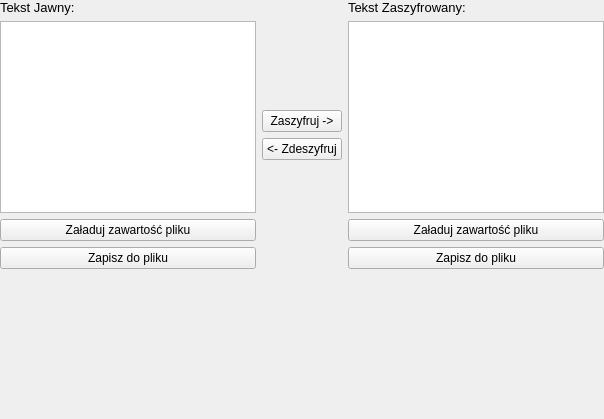
             <widget class="QWidget" name="rsa_normalMode_page">
              <layout class="QVBoxLayout" name="verticalLayout_15" stretch="1,0">
               <property name="leftMargin">
                <number>0</number>
               </property>
               <property name="topMargin">
                <number>0</number>
               </property>
               <property name="rightMargin">
                <number>0</number>
               </property>
               <property name="bottomMargin">
                <number>0</number>
               </property>
               <item>
                <layout class="QHBoxLayout" name="horizontalLayout_14">
                 <item>
                  <layout class="QVBoxLayout" name="verticalLayout_13" stretch="0,1,0,0">
                   <item>
                    <widget class="QLabel" name="label_39">
                     <property name="font">
                      <font>
                       <pointsize>10</pointsize>
                      </font>
                     </property>
                     <property name="text">
                      <string>Tekst Jawny:</string>
                     </property>
                    </widget>
                   </item>
                   <item>
                    <widget class="QTextEdit" name="rsa_plainText">
                     <property name="minimumSize">
                      <size>
                       <width>0</width>
                       <height>0</height>
                      </size>
                     </property>
                     <property name="maximumSize">
                      <size>
                       <width>16777215</width>
                       <height>16777215</height>
                      </size>
                     </property>
                     <property name="font">
                      <font>
                       <pointsize>10</pointsize>
                      </font>
                     </property>
                     <property name="readOnly">
                      <bool>false</bool>
                     </property>
                    </widget>
                   </item>
                   <item>
                    <widget class="QPushButton" name="rsa_plainText_input_file">
                     <property name="text">
                      <string>Załaduj zawartość pliku</string>
                     </property>
                    </widget>
                   </item>
                   <item>
                    <widget class="QPushButton" name="rsa_plainText_save">
                     <property name="text">
                      <string>Zapisz do pliku</string>
                     </property>
                    </widget>
                   </item>
                  </layout>
                 </item>
                 <item>
                  <layout class="QVBoxLayout" name="verticalLayout_3">
                   <item>
                    <spacer name="verticalSpacer_11">
                     <property name="orientation">
                      <enum>Qt::Orientation::Vertical</enum>
                     </property>
                     <property name="sizeHint" stdset="0">
                      <size>
                       <width>20</width>
                       <height>40</height>
                      </size>
                     </property>
                    </spacer>
                   </item>
                   <item>
                    <widget class="QPushButton" name="rsa_cipher_button">
                     <property name="text">
                      <string>Zaszyfruj -&gt;</string>
                     </property>
                    </widget>
                   </item>
                   <item>
                    <widget class="QPushButton" name="rsa_decipher_button">
                     <property name="text">
                      <string>&lt;- Zdeszyfruj</string>
                     </property>
                    </widget>
                   </item>
                   <item>
                    <spacer name="verticalSpacer_13">
                     <property name="orientation">
                      <enum>Qt::Orientation::Vertical</enum>
                     </property>
                     <property name="sizeHint" stdset="0">
                      <size>
                       <width>20</width>
                       <height>40</height>
                      </size>
                     </property>
                    </spacer>
                   </item>
                  </layout>
                 </item>
                 <item>
                  <layout class="QVBoxLayout" name="verticalLayout_14" stretch="0,1,0,0">
                   <item>
                    <widget class="QLabel" name="label_40">
                     <property name="font">
                      <font>
                       <pointsize>10</pointsize>
                      </font>
                     </property>
                     <property name="text">
                      <string>Tekst Zaszyfrowany:</string>
                     </property>
                    </widget>
                   </item>
                   <item>
                    <widget class="QTextEdit" name="rsa_cipherText">
                     <property name="maximumSize">
                      <size>
                       <width>16777215</width>
                       <height>16777215</height>
                      </size>
                     </property>
                     <property name="font">
                      <font>
                       <pointsize>10</pointsize>
                      </font>
                     </property>
                     <property name="readOnly">
                      <bool>false</bool>
                     </property>
                    </widget>
                   </item>
                   <item>
                    <widget class="QPushButton" name="rsa_cipherText_input_file">
                     <property name="text">
                      <string>Załaduj zawartość pliku</string>
                     </property>
                    </widget>
                   </item>
                   <item>
                    <widget class="QPushButton" name="rsa_cipherText_save">
                     <property name="text">
                      <string>Zapisz do pliku</string>
                     </property>
                    </widget>
                   </item>
                  </layout>
                 </item>
                </layout>
               </item>
               <item>
                <spacer name="verticalSpacer_14">
                 <property name="orientation">
                  <enum>Qt::Orientation::Vertical</enum>
                 </property>
                 <property name="sizeType">
                  <enum>QSizePolicy::Policy::Expanding</enum>
                 </property>
                 <property name="sizeHint" stdset="0">
                  <size>
                   <width>208</width>
                   <height>150</height>
                  </size>
                 </property>
                </spacer>
               </item>
              </layout>
             </widget>
